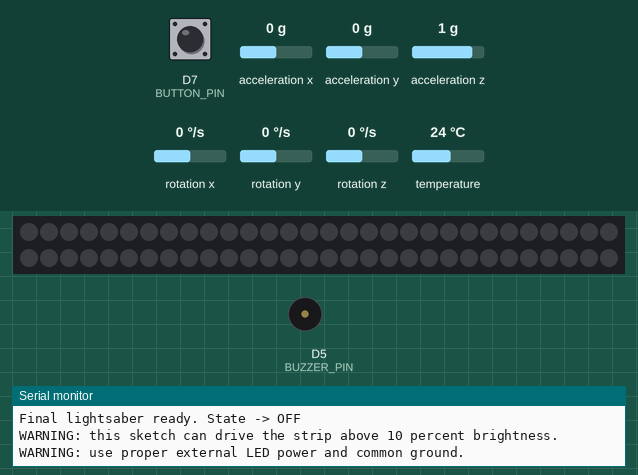
Recording of a sketch running on a simulated ESP8266 (NodeMCU). On the bench: 60 RGB LEDs in strip order, left to right, continuing on the next row, buzzer (waves = sounding), the last lines printed to the serial monitor. Inputs (shaded band) come from the test bench; at power-on: D7 (BUTTON_PIN) HIGH, acceleration x 0 g, acceleration y 0 g, acceleration z 1 g, rotation x 0 °/s, rotation y 0 °/s, rotation z 0 °/s, temperature 24 °C. Dim RGB values are drawn brighter than linear; random numbers use the default seed unless the sketch sets one.

Above: at 1.2 s.
1.3 s: D7 (BUTTON_PIN) pulled LOW for 0.15 s
At 1.79 s:
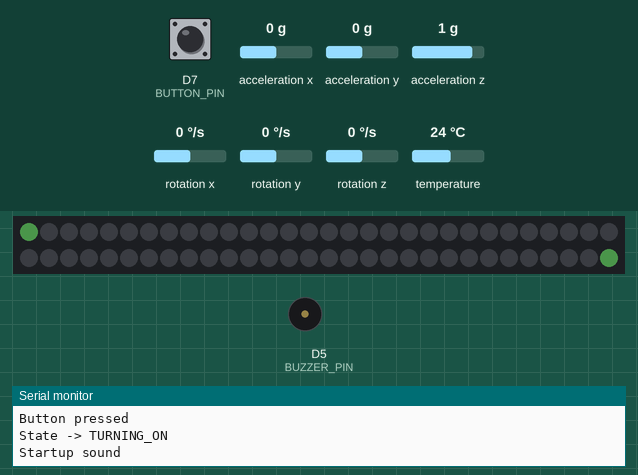
2.0 s: D7 (BUTTON_PIN) pulsed LOW 5 times (0.12 s each, 0.3 s apart)
At 3.06 s:
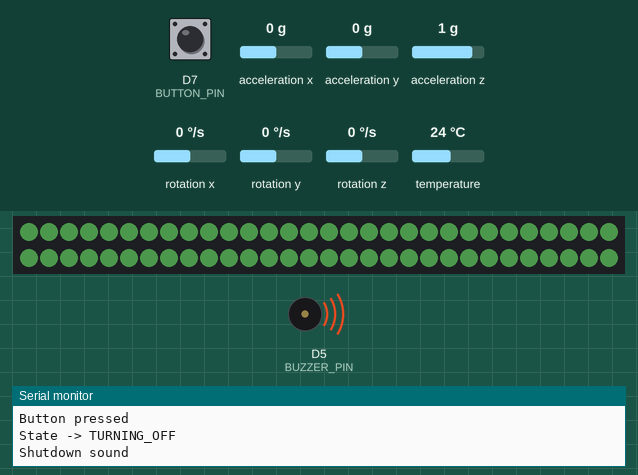
5.0 s: D7 (BUTTON_PIN) pulled LOW for 1 s
At 6.11 s:
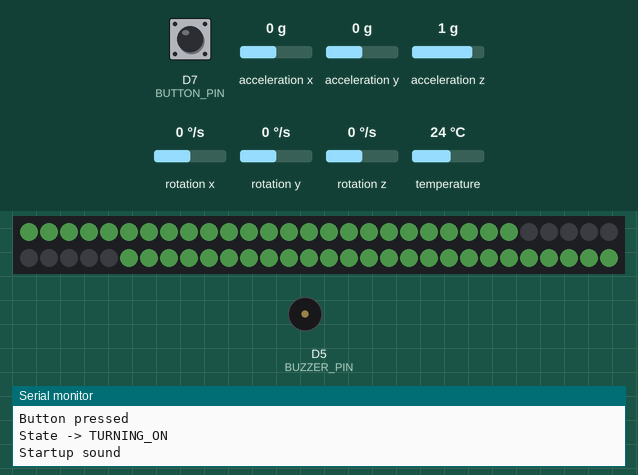
6.6 s: D7 (BUTTON_PIN) pulled LOW for 0.15 s
At 7.08 s:
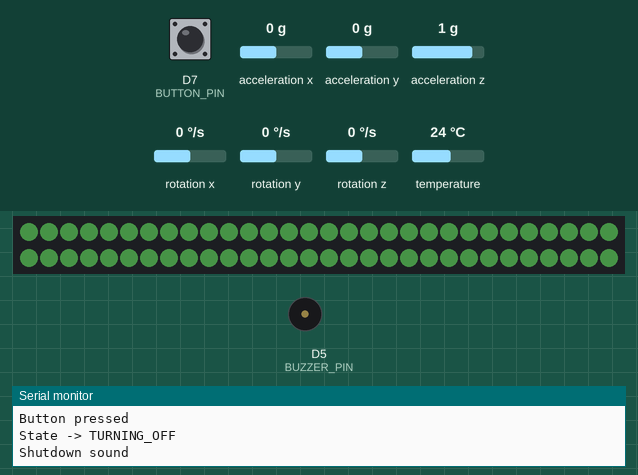
Timing chart, 0 to 9.6 s (numbered marks = the images above; inputs shaded):
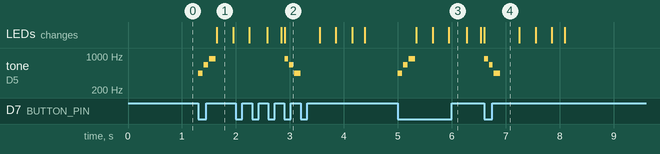

The sketch:

step_30_final_integrated_lightsaber.ino
```cpp
// STEP 30: Final Integrated Lightsaber
//
// ******************************************************
// WARNING: THIS IS THE ONLY LESSON SKETCH THAT MAY RUN
// ABOVE 10 PERCENT LED BRIGHTNESS.
// USE A PROPER POWER SOURCE FOR THE LED STRIP.
// DO NOT COPY THIS BRIGHTNESS SETTING INTO EARLIER STEPS.
// ******************************************************

#include <Adafruit_MPU6050.h>
#include <Adafruit_NeoPixel.h>
#include <Adafruit_Sensor.h>
#include <Wire.h>

#define USE_SUPER_MINI_PINS 0

#if USE_SUPER_MINI_PINS
const int BUTTON_PIN = 0;
const int LED_STRIP_PIN = 2;
const int BUZZER_PIN = 10;
const int GYRO_SCL_PIN = 5;
const int GYRO_SDA_PIN = 4;
#else
const int BUTTON_PIN = D7;
const int LED_STRIP_PIN = D8;
const int BUZZER_PIN = D5;
const int GYRO_SCL_PIN = D0;
const int GYRO_SDA_PIN = D10;
#endif

const int LED_COUNT = 60;
const int SAFE_BRIGHTNESS = 25;
const int SHUTDOWN_PEAK_BRIGHTNESS = 60;
const unsigned long ANIMATION_INTERVAL_MS = 25;
const float SWING_THRESHOLD = 4.0;
const float CLASH_THRESHOLD = 10.0;
const int BLADE_RED = 0;
const int BLADE_GREEN = 100;
const int BLADE_BLUE = 0;
const int BLADE_WHITE = 100;

enum SaberState {
  OFF_STATE,
  TURNING_ON_STATE,
  ON_STATE,
  TURNING_OFF_STATE
};

SaberState currentState = OFF_STATE;
int lastButtonState = HIGH;
int animationIndex = 0;
unsigned long lastAnimationUpdate = 0;
unsigned long lastIdleUpdate = 0;

Adafruit_MPU6050 mpu;
Adafruit_NeoPixel strip(LED_COUNT, LED_STRIP_PIN, NEO_GRBW + NEO_KHZ800);

void pulseBrightness();
void playShutdownSound();
void fillBladeColor(int red, int green, int blue, int white);
void showClashSparkEffect();
void playClashScrapeSound();

void setup() {
  pinMode(BUTTON_PIN, INPUT_PULLUP);
  Serial.begin(115200);
  Wire.begin(GYRO_SDA_PIN, GYRO_SCL_PIN);
  Serial.println("Final lightsaber ready. State -> OFF");
  Serial.println("WARNING: this sketch can drive the strip above 10 percent brightness.");
  Serial.println("WARNING: use proper external LED power and common ground.");

  strip.begin();
  strip.setBrightness(SAFE_BRIGHTNESS);
  strip.clear();
  strip.show();

  if (!mpu.begin()) {
    Serial.println("MPU6050 not found. Check wiring.");
    while (true) {
      delay(10);
    }
  }
}

void loop() {
  handleButton();
  updateStateMachine();

  if (currentState == ON_STATE) {
    updateIdleEffect();
    handleMotionEffects();
  }
}

void handleButton() {
  int buttonState = digitalRead(BUTTON_PIN);

  if (buttonState == LOW && lastButtonState == HIGH) {
    Serial.println("Button pressed");
    if (currentState == OFF_STATE) {
      currentState = TURNING_ON_STATE;
      animationIndex = 0;
      lastAnimationUpdate = 0;
      strip.setBrightness(SAFE_BRIGHTNESS);
      strip.clear();
      strip.show();
      Serial.println("State -> TURNING_ON");
      playStartupSound();
    } else if (currentState == ON_STATE) {
      currentState = TURNING_OFF_STATE;
      animationIndex = 0;
      lastAnimationUpdate = 0;
      Serial.println("State -> TURNING_OFF");
      playShutdownSound();
      pulseBrightness();
    }
  }

  lastButtonState = buttonState;
}

void updateStateMachine() {
  unsigned long now = millis();

  if (currentState == TURNING_ON_STATE && now - lastAnimationUpdate >= ANIMATION_INTERVAL_MS) {
    int leftIndex = animationIndex;
    int rightIndex = LED_COUNT - 1 - animationIndex;

    lastAnimationUpdate = now;
    strip.setPixelColor(leftIndex, strip.Color(BLADE_RED, BLADE_GREEN, BLADE_BLUE, BLADE_WHITE));

    if (rightIndex != leftIndex) {
      strip.setPixelColor(rightIndex, strip.Color(BLADE_RED, BLADE_GREEN, BLADE_BLUE, BLADE_WHITE));
    }

    strip.show();
    animationIndex++;

    if (leftIndex >= rightIndex) {
      pulseBrightness();
      currentState = ON_STATE;
      Serial.println("State -> ON");
    }
  }

  if (currentState == TURNING_OFF_STATE && now - lastAnimationUpdate >= ANIMATION_INTERVAL_MS) {
    int leftIndex = ((LED_COUNT - 1) / 2) - animationIndex;
    int rightIndex = (LED_COUNT / 2) + animationIndex;

    lastAnimationUpdate = now;

    if (leftIndex >= 0) {
      strip.setPixelColor(leftIndex, 0);
    }

    if (rightIndex < LED_COUNT && rightIndex != leftIndex) {
      strip.setPixelColor(rightIndex, 0);
    }

    strip.show();
    animationIndex++;

    if (leftIndex < 0 && rightIndex >= LED_COUNT) {
      currentState = OFF_STATE;
      strip.setBrightness(SAFE_BRIGHTNESS);
      strip.clear();
      strip.show();
      Serial.println("State -> OFF");
    }
  }
}

void updateIdleEffect() {
  unsigned long now = millis();
  if (now - lastIdleUpdate < 60) {
    return;
  }

  lastIdleUpdate = now;
  int greenOffset = random(-12, 13);
  int whiteOffset = random(-10, 11);
  int greenValue = constrain(BLADE_GREEN + greenOffset, 70, 130);
  int whiteValue = constrain(BLADE_WHITE + whiteOffset, 70, 130);

  fillBladeColor(BLADE_RED, greenValue, BLADE_BLUE, whiteValue);

  strip.show();
}

void handleMotionEffects() {
  sensors_event_t accelEvent;
  sensors_event_t gyroEvent;
  sensors_event_t tempEvent;

  mpu.getEvent(&accelEvent, &gyroEvent, &tempEvent);

  float movement = fabs(gyroEvent.gyro.x) + fabs(gyroEvent.gyro.y) + fabs(gyroEvent.gyro.z);

  if (movement > CLASH_THRESHOLD) {
    clashEffect();
  } else if (movement > SWING_THRESHOLD) {
    swingEffect();
  }
}

void swingEffect() {
  Serial.println("Swing detected -> blue tint");
  fillBladeColor(0, 90, 35, 110);
  strip.show();
  delay(120);
}

void clashEffect() {
  Serial.println("Clash detected -> spark effect and sound");
  showClashSparkEffect();
  playClashScrapeSound();
  delay(360);
}

void playStartupSound() {
  Serial.println("Startup sound");
  tone(BUZZER_PIN, 440, 80);
  delay(100);
  tone(BUZZER_PIN, 660, 80);
  delay(100);
  tone(BUZZER_PIN, 880, 120);
  delay(140);
}

void playShutdownSound() {
  Serial.println("Shutdown sound");
  tone(BUZZER_PIN, 880, 70);
  delay(90);
  tone(BUZZER_PIN, 660, 70);
  delay(90);
  tone(BUZZER_PIN, 440, 120);
  delay(140);
}

void fillBladeColor(int red, int green, int blue, int white) {
  for (int i = 0; i < LED_COUNT; i++) {
    strip.setPixelColor(i, strip.Color(red, green, blue, white));
  }
}

void showClashSparkEffect() {
  fillBladeColor(70, 15, 0, 20);

  for (int i = 0; i < 14; i++) {
    int sparkIndex = random(LED_COUNT);
    int redValue = random(180, 256);
    int whiteValue = random(120, 256);
    strip.setPixelColor(sparkIndex, strip.Color(redValue, 30, 0, whiteValue));
  }

  strip.show();
}

void playClashScrapeSound() {
  tone(BUZZER_PIN, 2200, 18);
  delay(22);
  tone(BUZZER_PIN, 1700, 22);
  delay(26);
  tone(BUZZER_PIN, 2100, 14);
  delay(18);
  tone(BUZZER_PIN, 1500, 28);
  delay(32);
  tone(BUZZER_PIN, 1800, 16);
  delay(20);
  tone(BUZZER_PIN, 1200, 34);
  delay(40);
}

void pulseBrightness() {
  for (int brightness = SAFE_BRIGHTNESS; brightness <= SHUTDOWN_PEAK_BRIGHTNESS; brightness += 5) {
    strip.setBrightness(brightness);
    strip.show();
    delay(15);
  }

  for (int brightness = SHUTDOWN_PEAK_BRIGHTNESS; brightness >= SAFE_BRIGHTNESS; brightness -= 5) {
    strip.setBrightness(brightness);
    strip.show();
    delay(35);
  }
}
```

Measured:
- after the input at 1.3 s, tone on D5 (BUZZER_PIN): plays 440 Hz for 0.08 s, 660 Hz for 0.08 s, 880 Hz for 0.12 s, starting at once; the LEDs: change after 0.35 s (image 1)
- after the input at 2.0 s, tone on D5 (BUZZER_PIN): plays 880 Hz for 0.07 s, 660 Hz for 0.07 s, 440 Hz for 0.12 s, starting after 0.90 s
- after the input at 5.0 s, tone on D5 (BUZZER_PIN): plays 440 Hz for 0.08 s, 660 Hz for 0.08 s, 880 Hz for 0.12 s, starting at once; the LEDs: first change after 0.35 s (image 3 shows a later state)
- after the input at 6.6 s, tone on D5 (BUZZER_PIN): plays 880 Hz for 0.07 s, 660 Hz for 0.07 s, 440 Hz for 0.12 s, starting at once
